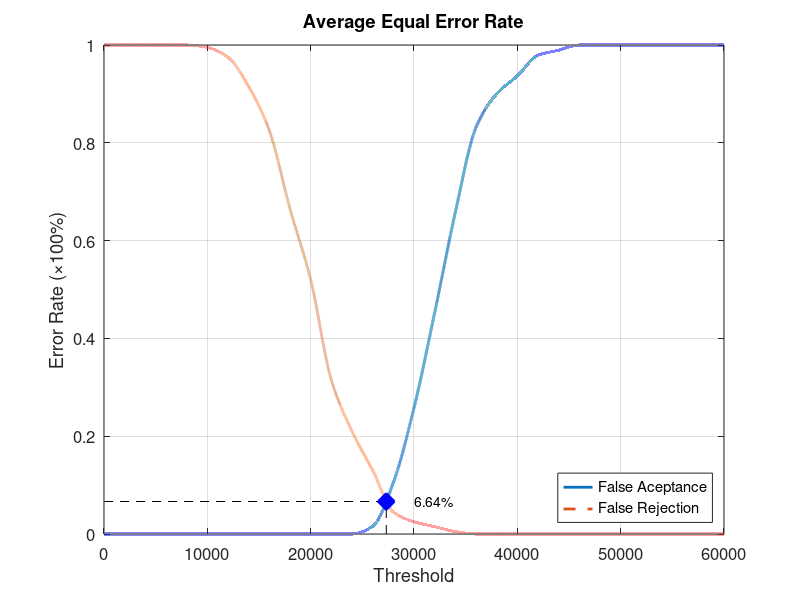
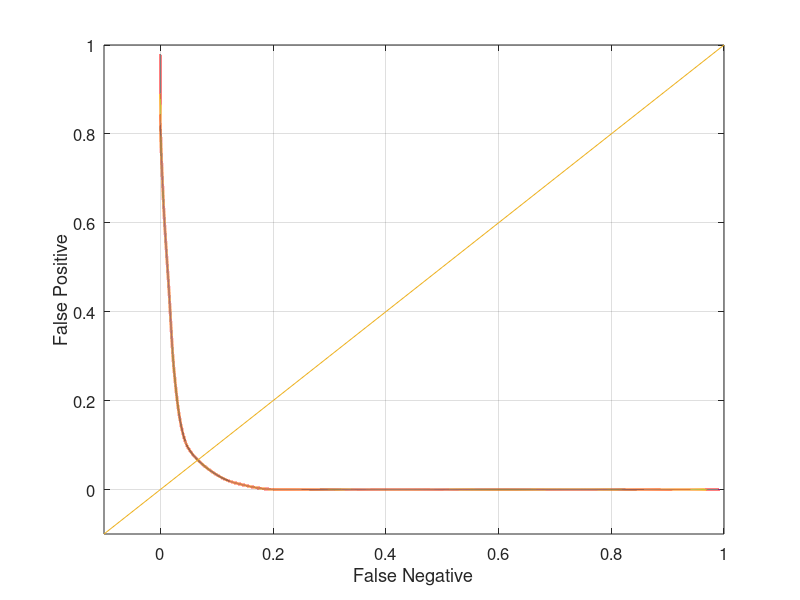

Recreate these plots in MATLAB, in order.
function yEER = Database4_3
close all;
clear;
clc;
x = 0:2000:60000;
xq = 0:0.5:60000;

y0 = [0 0 0 0 0 0 0 0 0 0 0 0 0 0.0157895 0.105263 0.257895 0.452632 0.657895 0.831579 0.9 0.936842 0.978947 0.989474 1 1 1 1 1 1 1 1];
yy0 = interp1(x, y0, xq, 'pchip');
y1 = [1 1 1 1 1 0.995 0.975 0.915 0.825 0.665 0.52 0.315 0.21 0.13 0.045 0.025 0.015 0.005 0 0 0 0 0 0 0 0 0 0 0 0 0];
yy1 = interp1(x, y1, xq, 'pchip');

% Calculating EER: 
y2 = abs(y0 - y1);
find(y2 == min(y2))
yy2 = abs(yy0 - yy1);
xEER = find(yy2 == min(yy2));
xEERIndex = xq(xEER) % X-axis EER
yEER = yy0(xEER) % Y-axis EER

main = figure
plot(xq, yy0,'-','LineWidth', 2);	hold on
plot(xq, yy1,'--','LineWidth', 2);	hold on
plot([xEERIndex xEERIndex], [0 yEER], 'k--');	hold on
plot([0 xEERIndex], [yEER yEER], 'k--');	hold on
plot(xEERIndex, yEER, 'bx', 'LineWidth', 10);	hold on
text(xEERIndex + 10 * xEERIndex / 100, yEER, [num2str(round((10000 * yEER)) / 100) '%'])
legend('False Aceptance', 'False Rejection', 'Location', 'SouthEast')
xlabel('Threshold')
ylabel('Error Rate (\times100%)')
title('Average Equal Error Rate')
set(gca, 'FontSize', 12)
axis([0 60000 0 1])
grid on

print(main, 'Database4_3Main', '-dpng');
FNRxFPR = figure('Color', [1 1 1]);
plot(yy1, yy0, '-', yy1, yy0, 'LineWidth', 2);
hold on
y = -0.1:0.1:1
plot(y, y); 
set(gca, 'FontSize', 12)
xlabel('False Negative')
ylabel('False Positive')
axis([-0.1 1 -0.1 1])
set(gca, 'FontSize', 12)
grid on

print(FNRxFPR, 'Database4_3FNRxFPR','-dpng');
end
